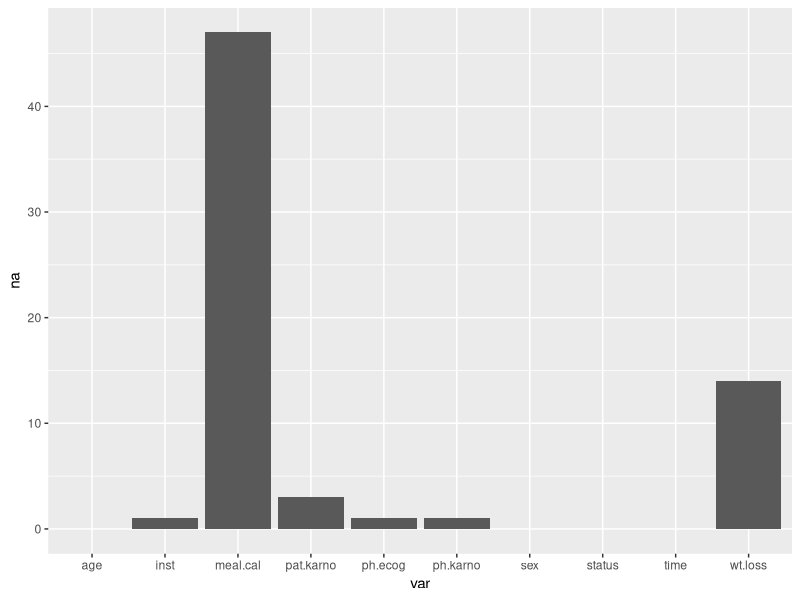
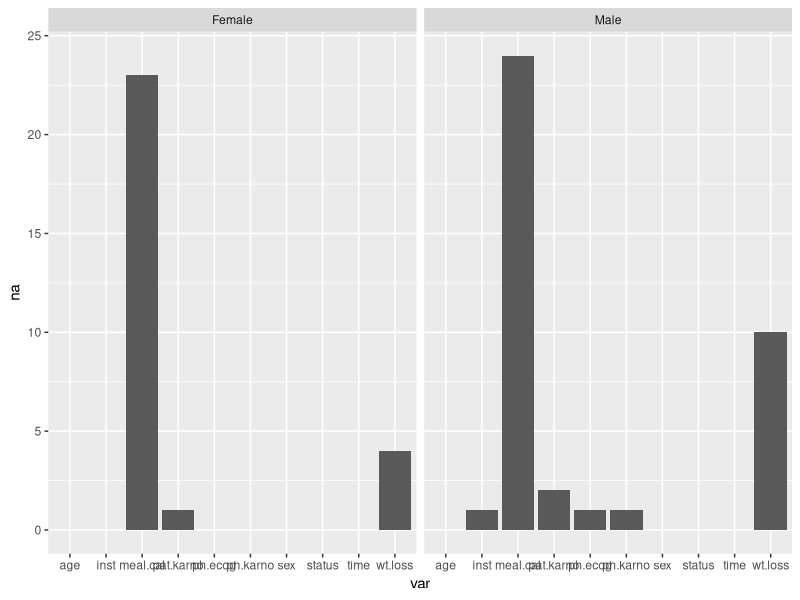
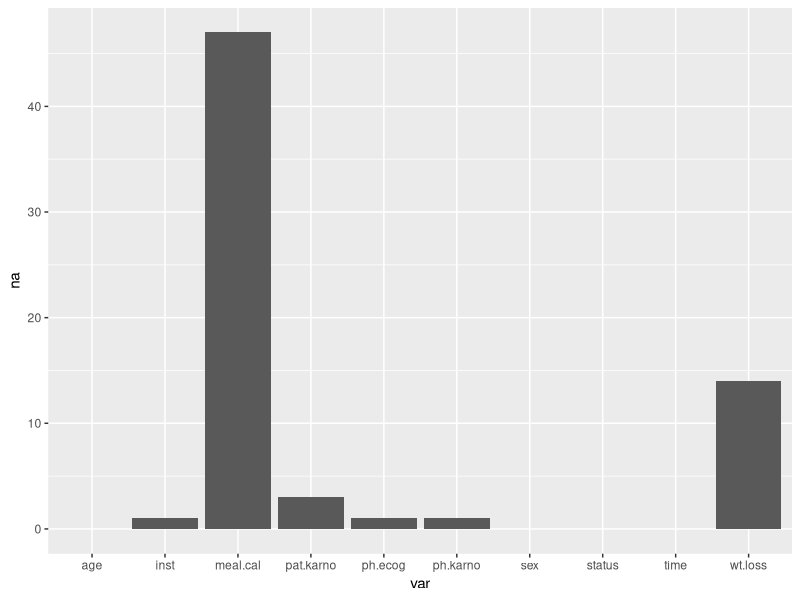
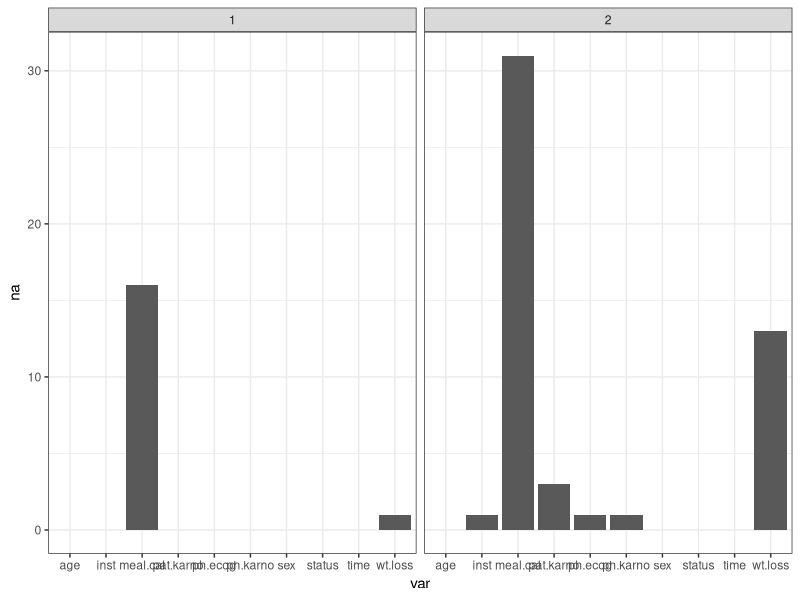
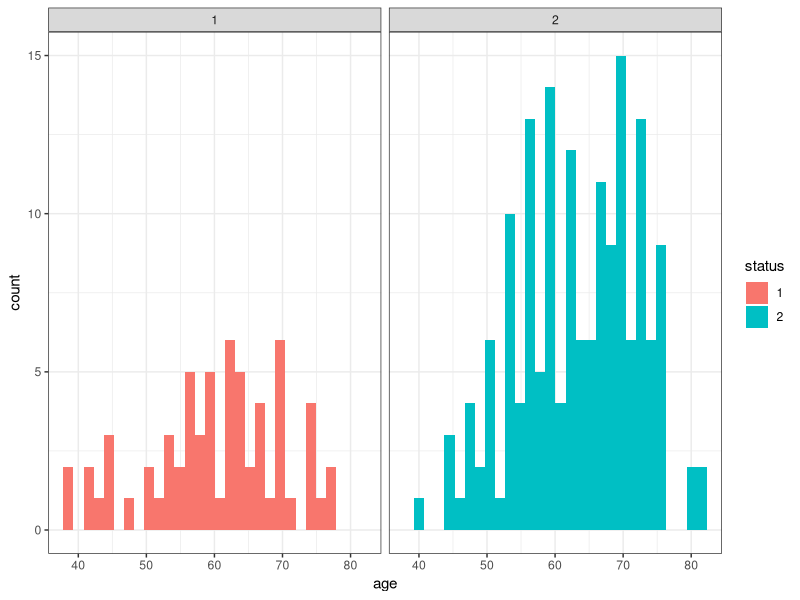
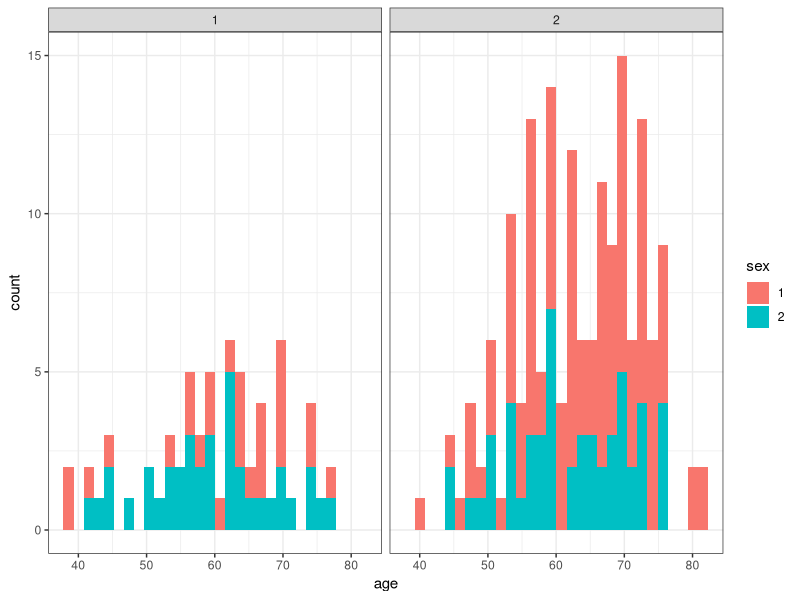
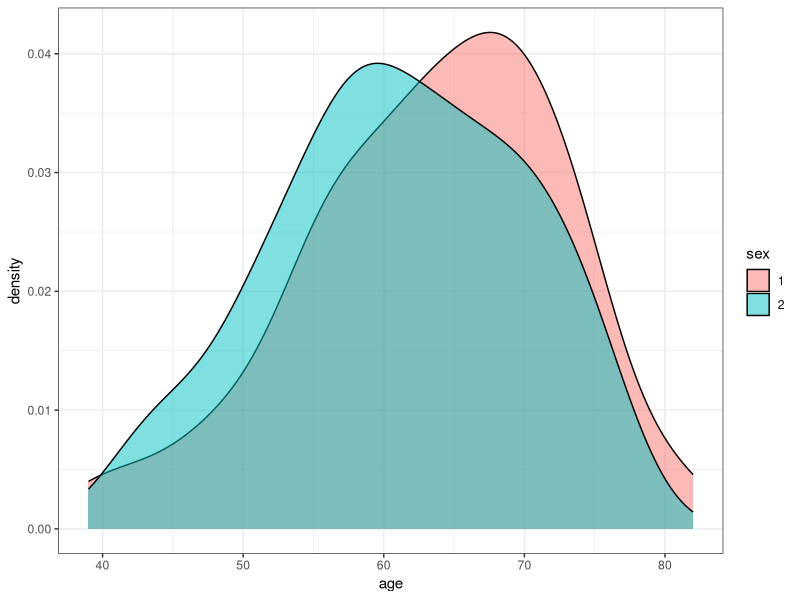
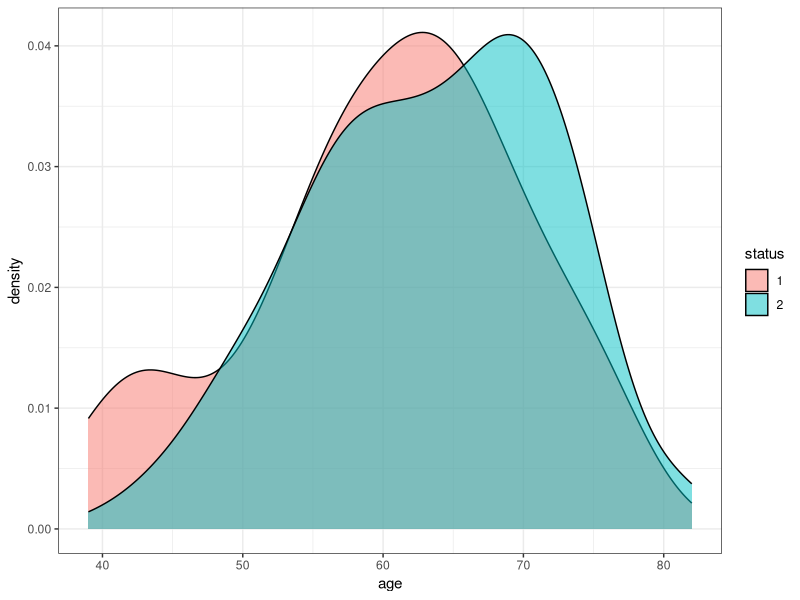

Write R code to recreate these figures, in order. (Note: this script raises an error after producing the figures.)
library(tidyr)
library(ggplot2)
#library(ggridges)

data <- survival::cancer

data.nm <- subset(data, select=-meal.cal)
data.nm$sex <- factor(data.nm$sex)
data.nm$status <- factor(data.nm$status)
data.nm$ph.ecog <- factor(data.nm$ph.ecog)
data.nm$ph.karno <- factor(data$ph.karno)

View(data)

# Is there indipendence from sex and status?
################################################################################
se.st.table <-table(data.nm$status, data.nm$sex)
chisq.test(se.st.table)


# How about Nas? (for sex)
################################################################################

dataM <-data.frame(
  var=colnames(data[data$sex=="1",]), 
  sex="Male", 
  na=colSums(is.na(data[data$sex=="1",]))
)

dataF <- data.frame(
  var=colnames(data[data$sex=="2",]),
  sex="Female",
  na=colSums(is.na(data[data$sex=="2",]))
)

nass <- rbind(dataM, dataF)
nas <- data.frame(var=colnames(data), na=colSums(is.na(data)))

ggplot(nas, aes(x=var, y=na))+ 
  geom_bar(stat="identity")+
  theme_grey()


ggplot(nass, aes(x=var, y=na))+ 
  geom_bar(stat="identity")+
  facet_wrap(~sex)
  theme_grey()

# Can i predict nas?
################################################################################
  
hasna <- as.numeric(rowSums(is.na(data)) > 0)
na.corr.data <- cbind(data, hasna)
na.corr.data <- na.corr.data[-9]


m <- glm(
  hasna ~ inst + ph.ecog + ph.karno + pat.karno + sex + time,
  family = binomial(link="logit"),
  data=na.corr.data
)
summary(m)

# How about for status (search nas)
################################################################################

data1 <-data.frame(
  var=colnames(data[data$status=="1",]),
  status="1",
  na=colSums(is.na(data[data$status=="1",]))
)

data2 <- data.frame(
  var=colnames(data[data$status=="2",]),
  status="2",
  na=colSums(is.na(data[data$status=="2",]))
)

nass <- rbind(data1, data2)
nas <- data.frame(var=colnames(data), na=colSums(is.na(data)))

ggplot(nas, aes(x=var, y=na))+ 
  geom_bar(stat="identity")+
  theme_grey()

ggplot(nass, aes(x=var, y=na))+ 
  geom_bar(stat="identity")+
  facet_wrap(~status) +
  theme_bw()

# Some plots
################################################################################

ggplot(data.nm, aes(x=age, fill=status))+
  geom_histogram()+
  facet_wrap(~status)+
  theme_bw()


ggplot(data.nm, aes(x=age, fill=sex))+
  geom_histogram()+
  facet_wrap(~status)+
  theme_bw()


ggplot(data.nm, aes(x=age, fill=sex))+
  geom_density(alpha=0.5)+
  theme_bw()

ggplot(data.nm, aes(x=age, fill=status))+
  geom_density(alpha=0.5)+
  theme_bw()


ggplot(data.nm, aes(x=time, y=sex)) +
  geom_violin(draw_quantiles = c(0.25,0.5,0.75))


ggplot(data.nm, aes(x=time, y=status)) +
  geom_violin(draw_quantiles = c(0.25,0.5,0.75))

# time vs karno index
ggplot(data.nm, aes(x=time, group=pat.karno, fill=pat.karno))+
  geom_boxplot()

ggplot(data.nm, aes(x=time, group=ph.karno, fill=ph.karno))+
  geom_boxplot()

ggplot(data.nm, aes(x=time, y=ph.ecog, fill=ph.ecog))+
  geom_density_ridges(na.rm=T)

ggplot(data.nm, aes(x=time))+
  geom_boxplot()

ggplot(data.nm, aes(x=wt.loss)) +
  geom_histogram()

ggplot(data.nm, aes(x=wt.loss, y=time)) +
  geom_point(aes(colour=status)) +
  theme_bw()

hist(data.nm$time, breaks=12)
hist(log(data.nm$time), breaks=12)

ggplot(data.nm, aes(x=wt.loss, y=time)) +
  geom_point(aes(colour=status)) +
  theme_bw()

ggplot(data.nm, aes(x=time, fill=status))+
  geom_histogram(na.rm=T)

sorted <- data.nm[order(data.nm$time),]
plot(sorted$time, col=as.numeric(sorted$status), pch=19)
abline(h=mean(sorted$time), add=T)
abline(h=median(sorted$time), add=T)
##########################################################################
# Correlation matrix
library(corrplot)

# only numerical data with pearson coefficent
numerical.data <- subset(data.nm, select=c(age, time, pat.karno))
corr.mat <- cor(numerical.data, use="pairwise.complete.obs", method="pearson")

corrplot(corr.mat, method="color", type="full", tl.col="black", tl.srt=45, 
         addCoef.col="black", number.cex=0.7, tl.cex=0.7, 
         title="Correlation Matrix of Numerical Variables", mar=c(0,0,1,0))

# numerical and ordinal data with spearman coefficent
ord_num = c(time, age, ph.ecog, ph.karno, pat.karno, wt.loss)
ds = subset(data, select=c(time, age, ph.ecog, ph.karno, pat.karno, wt.loss))
corr.mat <- cor(ds, use="pairwise.complete.obs", method="spearman")

corrplot(corr.mat, method="color", type="full", tl.col="black", tl.srt=45, 
         addCoef.col="black", number.cex=0.7, tl.cex=0.7, 
         title="Correlation Matrix of Numerical Variables", mar=c(0,0,1,0))

###########################################################################
# Some indipendence tests
summary(aov(data = data.nm, time ~ sex))
summary(lm(data = data.nm, time ~ sex))

###########################################################################
library(ggplot2)
table(data.nm$sex)
ggplot(data.nm, aes(x=wt.loss)) + 
  geom_histogram(na.rm=T, bins = 25) + 
  facet_wrap(~sex, scales = "fixed")

############################################################################
library(survminer)

survfit_sex = survfit(Surv(time, event=status) ~ sex, data=data)
summary(survfit_sex)
data

ggsurvplot(survfit_sex, 
           xlab="Days", 
           ylab="Overall survival probability",
           risk.table=TRUE,
           conf.int=TRUE,
           surv.median.line="hv", 
           data=data)

survfit_ecog = survfit(Surv(time, event=status) ~ ph.ecog, data=data)

ggsurvplot(survfit_ecog, 
           xlab="Days", 
           ylab="Overall survival probability",
           risk.table=TRUE,
           conf.int=FALSE,
           surv.median.line="hv", 
           data=data)

ggplot(data.nm, aes(x=age)) +
  geom_density() + 
  geom_vline(xintercept=quantile(data.nm$age))

data$age.cat <- cut(data.nm$age, breaks=c(0, 55, 70, 100), labels=c("<55", "55-70", "70+"))
survfit_ecog = survfit(Surv(time, event=status) ~ age.cat, data=data)
summary(survfit_ecog)
ggsurvplot(survfit_ecog, 
           xlab="Days", 
           ylab="Overall survival probability",
           risk.table=TRUE,
           conf.int=TRUE,
           surv.median.line="hv", 
           data=data)
